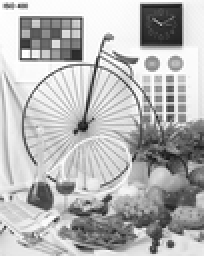
%> input picture support/Operator/Norm/newTV/newTV/4 denoising bike/bike2.tif, 102 x 128 px, shrunk from 512 x 640 before the run (shown 2 times larger)
$ octave --eval "main;"   (GNU Octave 9; MATLAB toolbox functions it lacks are replaced by stand-ins)
%> lines starting %> are read from the running program, lines starting %| are printed output that depends on the picture; long printed decimals are rounded
% Variant of the proposed approach with the 4 times, instead of 3 times,
% finer grid for the gradient field. Other said, the gradient is defined
% at pixel corners, in addition to pixel centers and pixel edges.

function main

	Nbiter= 1000;
	lambda = 0.16;
	tau = 0.99/8;
	sigma = 0.99/3;
	mu = 1;

	rng(0);
	y=double(imread('bike2.tif'))/255;
%> y: size 128x102 double; min 0.0588, max 1, mean 0.714
	y=y+randn(size(y))*0.18;
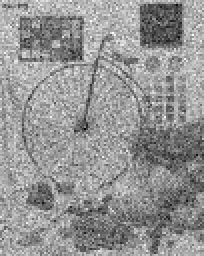
%> y: size 128x102 double (shown 2 times larger); min -0.478, max 1.57, mean 0.713; drawn with min black and max white
	imwrite(y,'y.tif');
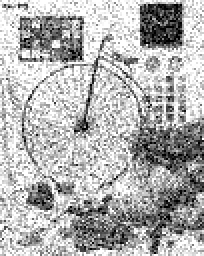
%> saved as y.tif: size 128x102 uint8 (shown 2 times larger); min 0, max 255, mean 176.7

	opD = @(x) cat(3,[diff(x,1,1);zeros(1,size(x,2))],[diff(x,1,2) zeros(size(x,1),1)]);
	opDadj = @(u) -[u(1,:,1);diff(u(:,:,1),1,1)]-[u(:,1,2) diff(u(:,:,2),1,2)];
	prox_mu_tau_f = @(x) (x+mu*tau*y)/(1+mu*tau);
	prox_mu_sigma_g = @(t) t-bsxfun(@rdivide, t, max(sqrt(sum(t.^2,3))/(lambda*mu*sigma),1));

	x = y;
	u = zeros([size(x) 2]);
	v = zeros([size(y) 2 4]);
	tmp = opD(x);
	v(:,:,1,1) = tmp(:,:,1);
	v(:,:,2,2) = tmp(:,:,2);
	fprintf('0 %f\n',lambda*sum(sum(sum(sqrt(sum(v.^2,3))))));
%| 0 934.052
	for iter = 1:Nbiter
		x = prox_mu_tau_f(x+tau*opDadj(-opD(x)+opLadj(v)-mu*u));
		v = prox_mu_sigma_g(v-sigma*opL(-opD(x)+opLadj(v)-mu*u));
		u = u-(-opD(x)+opLadj(v))/mu;
		if mod(iter,40)==0
			%we display the primal and dual cost functions, which reach equal values at convergence
			fprintf('%d %f %f\n',iter,sum(sum((x-y).^2))/2+lambda*sum(sum(sum(sqrt(sum(v.^2,3))))),...
				-sum(sum((y-opDadj(u)).^2-y.^2))/2);
			figure(2);
			imshow(x);
			colormap flag
			drawnow
		end
	end
%> this loop made 1000 passes
%| 40 312.517 312.123
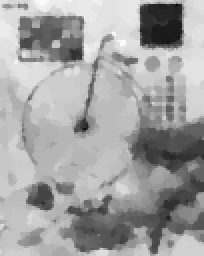
%> x: size 128x102 double (shown 2 times larger); min 0.0649, max 1.08, mean 0.713; drawn with min black and max white
	figure(2);
	imshow(x);
	colormap gray
	imwrite(x,'x_proposed_variant.tif');

end


function t = opL(u)
	t=zeros([size(u) 4]);
	t(:,:,1,1)=u(:,:,1);
	t(1:end-1,2:end,2,1)=(u(2:end,1:end-1,2)+u(1:end-1,1:end-1,2)+...
		u(2:end,2:end,2)+u(1:end-1,2:end,2))/4;
	t(1:end-1,1,2,1)=(u(1:end-1,1,2)+u(2:end,1,2))/4;
	t(:,:,2,2)=u(:,:,2);
	t(2:end,1:end-1,1,2)=(u(2:end,1:end-1,1)+u(1:end-1,1:end-1,1)+...
		u(2:end,2:end,1)+u(1:end-1,2:end,1))/4;
	t(1,1:end-1,1,2)=(u(1,1:end-1,1)+u(1,2:end,1))/4;
	t(2:end,:,1,3) = (u(2:end,:,1)+u(1:end-1,:,1))/2;
	t(1,:,1,3) = u(1,:,1)/2;
	t(:,2:end,2,3) = (u(:,2:end,2)+u(:,1:end-1,2))/2;
	t(:,1,2,3) = u(:,1,2)/2;
	t(1:end-1,1:end-1,1,4) = (u(1:end-1,1:end-1,1)+u(1:end-1,2:end,1))/2;
	t(1:end-1,1:end-1,2,4) = (u(1:end-1,1:end-1,2)+u(2:end,1:end-1,2))/2;
end

function u = opLadj(t)
	[height,width,d,c]=size(t);
	u=zeros(height,width,2);
	u(1:end-1,2:end,1)=t(1:end-1,2:end,1,1)+(t(1:end-1,2:end,1,2)+...
		t(1:end-1,1:end-1,1,2)+t(2:end,2:end,1,2)+t(2:end,1:end-1,1,2))/4+...
		(t(1:end-1,2:end,1,3)+t(2:end,2:end,1,3))/2+...
		(t(1:end-1,1:end-1,1,4)+t(1:end-1,2:end,1,4))/2;
	u(1:end-1,1,1)=t(1:end-1,1,1,1)+(t(1:end-1,1,1,2)+t(2:end,1,1,2))/4+...
		(t(1:end-1,1,1,3)+t(2:end,1,1,3))/2+t(1:end-1,1,1,4)/2;
	u(2:end,1:end-1,2)=t(2:end,1:end-1,2,2)+(t(2:end,1:end-1,2,1)+...
		t(1:end-1,1:end-1,2,1)+t(2:end,2:end,2,1)+t(1:end-1,2:end,2,1))/4+...
		(t(2:end,1:end-1,2,3)+t(2:end,2:end,2,3))/2+...
		(t(1:end-1,1:end-1,2,4)+t(2:end,1:end-1,2,4))/2;
	u(1,1:end-1,2)=t(1,1:end-1,2,2)+(t(1,1:end-1,2,1)+t(1,2:end,2,1))/4+...
		(t(1,1:end-1,2,3)+t(1,2:end,2,3))/2+t(1,1:end-1,2,4)/2;
end
